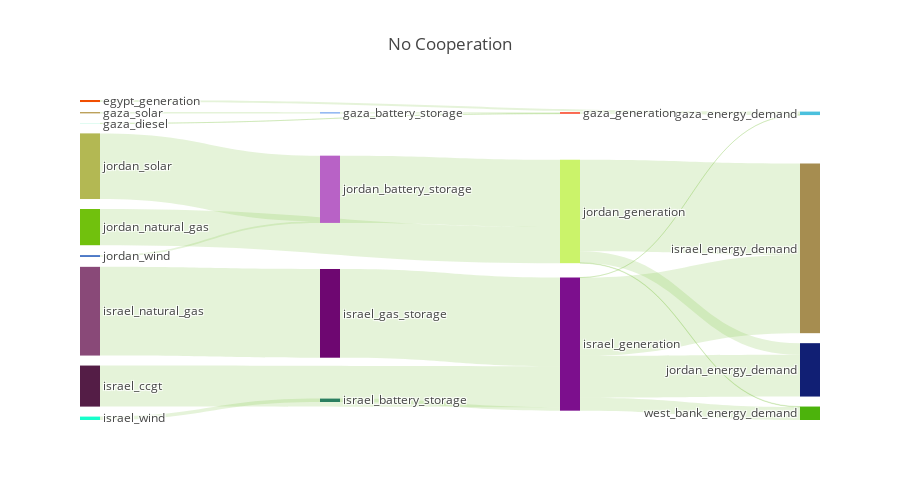

Notebook source saved alongside this figure:
### Markdown cell above
## Visualise flows
This figure visualises flows between each territory

### Code cell
results['UTO'].plot_flows_sankey(height=500,title='No Cooperation')

### Figure 1 — Plotly figure (JSON) as saved in the notebook; plotly's stock layout.template omitted (floating-point values rounded to 4 significant figures)
{"data": [{"domain": {"x": [0, 1], "y": [0, 1]}, "link": {"color": ["rgba(127, 194, 65, 0.2)", "rgba(127, 194, 65, 0.2)", "rgba(127, 194, 65, 0.2)", "rgba(127, 194, 65, 0.2)", "rgba(127, 194, 65, 0.2)", "rgba(127, 194, 65, 0.2)", "rgba(127, 194, 65, 0.2)", "rgba(127, 194, 65, 0.2)", "rgba(127, 194, 65, 0.2)", "rgba(127, 194, 65, 0.2)", "rgba(127, 194, 65, 0.2)", "rgba(127, 194, 65, 0.2)", "rgba(127, 194, 65, 0.2)", "rgba(127, 194, 65, 0.2)", "rgba(127, 194, 65, 0.2)", "rgba(127, 194, 65, 0.2)", "rgba(127, 194, 65, 0.2)", "rgba(127, 194, 65, 0.2)", "rgba(127, 194, 65, 0.2)", "rgba(127, 194, 65, 0.2)", "rgba(127, 194, 65, 0.2)", "rgba(127, 194, 65, 0.2)", "rgba(127, 194, 65, 0.2)", "rgba(127, 194, 65, 0.2)", "rgba(127, 194, 65, 0.2)", "rgba(127, 194, 65, 0.2)", "rgba(127, 194, 65, 0.2)", "rgba(127, 194, 65, 0.2)", "rgba(127, 194, 65, 0.2)", "rgba(127, 194, 65, 0.2)", "rgba(127, 194, 65, 0.2)", "rgba(127, 194, 65, 0.2)", "rgba(127, 194, 65, 0.2)", "rgba(127, 194, 65, 0.2)", "rgba(127, 194, 65, 0.2)", "rgba(127, 194, 65, 0.2)", "rgba(127, 194, 65, 0.2)", "rgba(127, 194, 65, 0.2)", "rgba(127, 194, 65, 0.2)"], "source": [0, 34, 2, 33, 4, 5, 40, 7, 8, 9, 39, 35, 35, 35, 35, 12, 13, 14, 42, 16, 17, 18, 41, 41, 41, 20, 21, 22, 23, 44, 25, 26, 27, 43, 43, 43, 29, 30, 31], "target": [32, 33, 33, 32, 33, 34, 35, 35, 35, 35, 35, 32, 36, 37, 38, 39, 40, 40, 41, 41, 41, 41, 36, 37, 38, 41, 41, 42, 42, 43, 43, 43, 43, 36, 37, 38, 43, 44, 44], "value": [1078000.0, 716200.0, 245.3, 716500.0, 0, 716200.0, 1802000.0, 21750000.0, 0, 0, 47000000.0, 58680.0, 41440000.0, 22190000.0, 6865000.0, 47000000.0, 0, 1802000.0, 35630000.0, 0, 0, 0, 48460000.0, 6085000.0, 263900.0, 19180000.0, 0, 34760000.0, 865900.0, 0, 0, 0, 0, 0, 0, 0, 0, 0, 0]}, "node": {"color": ["f14e00", "1bfdc0", "c2f9e4", "65cfe5", "f453e1", "ba9e56", "aa4c87", "541d46", "314ef1", "1ebc28", "9d48b9", "4fdb48", "894978", "97073c", "16ffcb", "5d0629", "8465d3", "1f0d2b", "533583", "2b664d", "71c10d", "5b5748", "b3b853", "2d61bd", "9796cf", "9b15d0", "eb6540", "a7c365", "e20506", "5d28c5", "b68f3b", "b99dda", "4bc0dd", "f82603", "81acf0", "7c0f8d", "a68d50", "111f74", "4cb30c", "6e0771", "2b7f60", "cbf36a", "b862c6", "68ada6", "af9406"], "label": ["egypt_generation", "gaza_battery_storage", "gaza_diesel", "gaza_generation", "gaza_natural_gas", "gaza_solar", "israel_battery_storage", "israel_ccgt", "israel_coal", "israel_diesel", "israel_gas_storage", "israel_generation", "israel_natural_gas", "israel_solar", "israel_wind", "jordan_battery_storage", "jordan_ccgt", "jordan_coal", "jordan_diesel", "jordan_generation", "jordan_natural_gas", "jordan_shale", "jordan_solar", "jordan_wind", "west_bank_battery_storage", "west_bank_ccgt", "west_bank_coal", "west_bank_diesel", "west_bank_generation", "west_bank_natural_gas", "west_bank_solar", "west_bank_wind", "gaza_energy_demand", "gaza_generation", "gaza_battery_storage", "israel_generation", "israel_energy_demand", "jordan_energy_demand", "west_bank_energy_demand", "israel_gas_storage", "israel_battery_storage", "jordan_generation", "jordan_battery_storage", "west_bank_generation", "west_bank_battery_storage"], "line": {"color": "black", "width": 0}, "pad": 10}, "orientation": "h", "type": "sankey", "valueformat": ".0f"}], "layout": {"font": {"size": 12}, "height": 500, "title": "No Cooperation"}}
